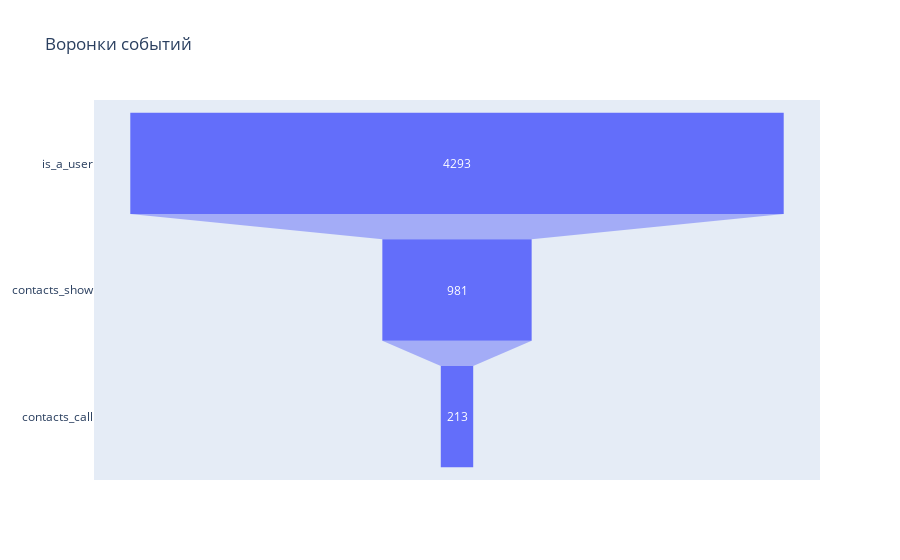

Here is the notebook cell this chart was saved with:
### Code cell
fig = go.Figure(go.Funnel(
    y = funnel['event_name'],
    x = funnel['unique_users']))
fig.update_layout(title="Воронки событий")
fig.show()

### Figure 1 — Plotly figure (JSON) as saved in the notebook; plotly's stock layout.template omitted (floating-point values rounded to 4 significant figures)
{"data": [{"type": "funnel", "x": [4293, 981, 213], "y": ["is_a_user", "contacts_show", "contacts_call"]}], "layout": {"title": {"text": "Воронки событий"}}}
